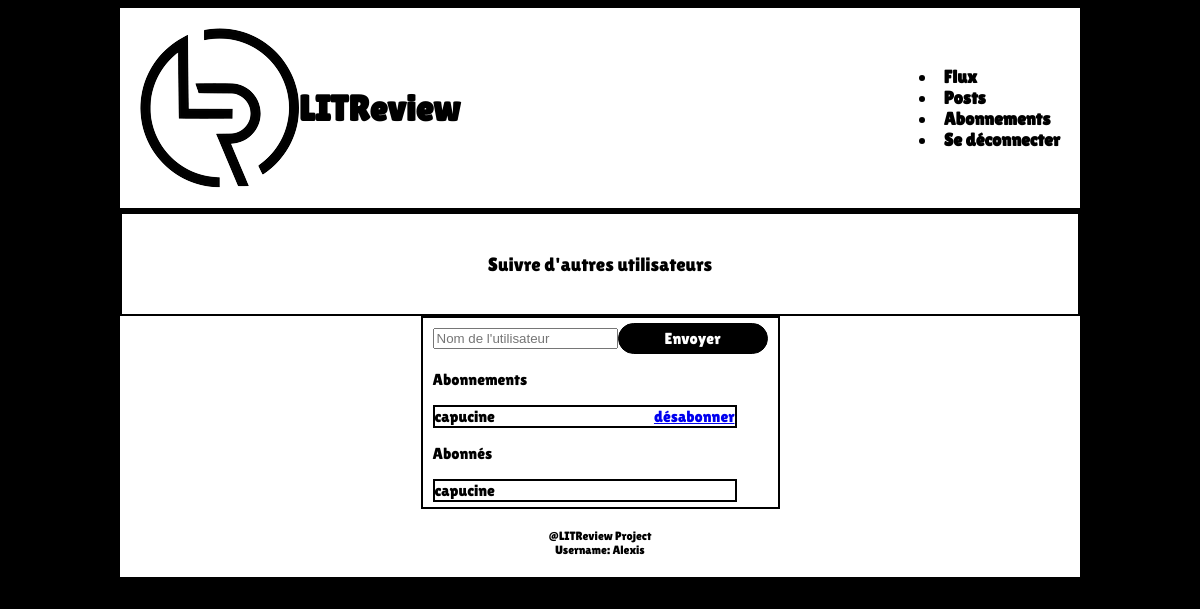
The page /subscription/ (signed in) on the database as committed earlier.
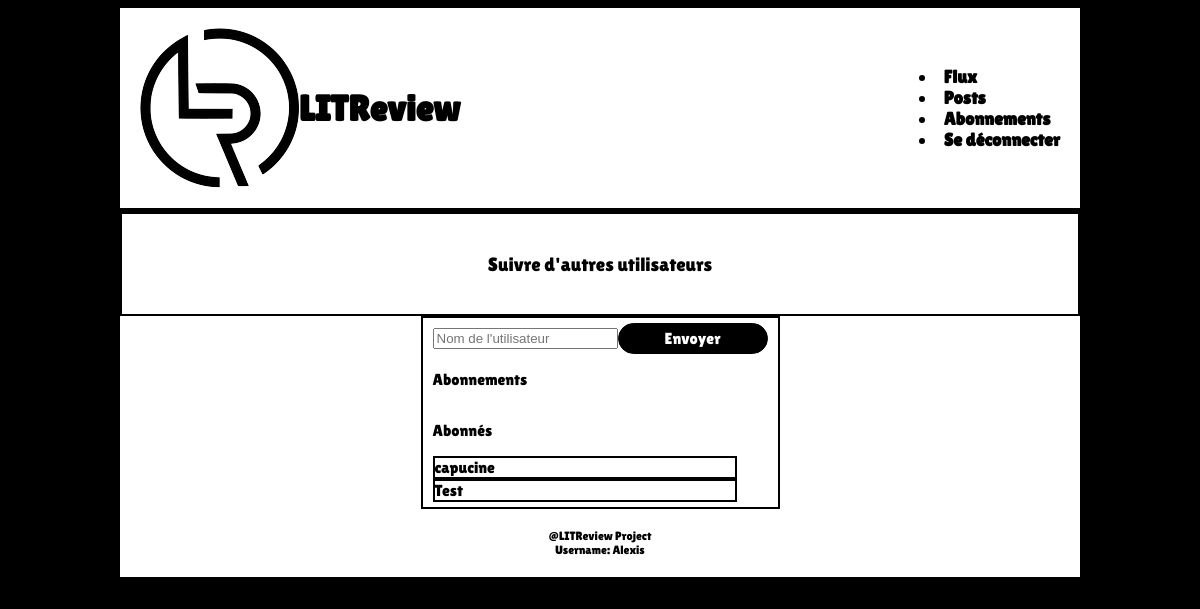
The same page on the database as committed later.
### reviews/models.py (models this page shows)
class UserFollows(models.Model):
    user = models.ForeignKey(
        to=settings.AUTH_USER_MODEL,
        on_delete=models.CASCADE,
        related_name='following',
        )
    followed_user = models.ForeignKey(
        to=settings.AUTH_USER_MODEL,
        on_delete=models.CASCADE,
        related_name='followed_by'
        )
    class Meta:
        unique_together = ('user', 'followed_user', )

### reviews/views.py (the view, shortened to what this page needs)
# urls.py: path('subscription/', reviews.views.subscription, name='subscription'),
def subscription(request):
    users_followed = UserFollows.objects.filter(user=request.user)
    users_followers = UserFollows.objects.filter(followed_user=request.user)
    return render(
        request,
        "reviews/subscription.html",
        context={
            "users_followed": users_followed,
            "users_followers": users_followers,
        },
    )

### reviews/templates/reviews/subscription.html (shortened to what this page needs)
{% extends 'base.html' %}
{% load static %}
{% block content %}
<div class="center-title">
    <p>Suivre d'autres utilisateurs</p>
</div>
<div class="center-div">
    <div class="subscrib-container">
        <form method="post">
            <div class="subs-align-btn">
                <input type="text" name="name" placeholder="Nom de l'utilisateur">
                <button role="button" class="action-button" type="submit">Envoyer</button>
            </div>
        </form>
        <div>
            <p>Abonnements</p>
        </div>
        {% for followed in users_followed %}
            <div class="subs-list-line">
                <div class="field-group">
                    {{ followed.followed_user }}
                </div>
                <div class="field-group">
                    <a href="{% url 'unfollow' followed.id %}" aria-label="Se désabonner d'un utilisateur" >désabonner</a>
                </div>
            </div>
        {% endfor %}
        <div>
            <p>Abonnés</p>
        </div>
        {% for follower in users_followers %}
        <div class="subs-list-line">
            <div class="field-group">
                {{ follower.user }}
            </div>
        </div>
        {% endfor %}
        </div>
    </div>
</div>
{% endblock content %}

Rows that differ between the two databases and show on the page:
removed UserFollows: followed_user "capucine", shown under "LITReview"
added UserFollows: user "Test", shown under "LITReview"
